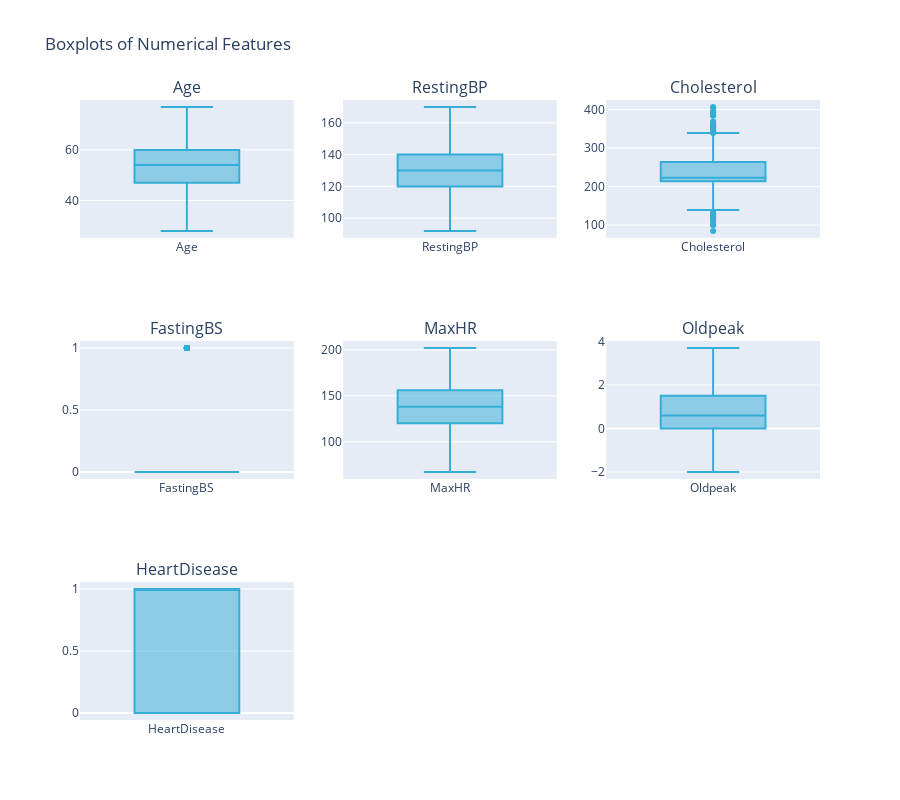

Notebook source saved alongside this figure:
### Markdown cell above
Using Plotly to boxplot to check outliers

### Code cell
# Select numerical columns
numerical_features = df.select_dtypes(include=[float, int]).columns

# Calculate skewness and kurtosis
# Skewness and Kurtosis for Numerical Features
results = []
for col in numerical_features:
    col_skewness = skew(df[col].dropna())  # Drop NaN values for calculation
    col_kurtosis = kurtosis(df[col].dropna())  # Drop NaN values for calculation
    results.append({'Feature': col, 'Skewness': col_skewness, 'Kurtosis': col_kurtosis})

# Create a DataFrame
result_df = pd.DataFrame(results)

# Custom palette colors
custom_palette = ['#35AED7'] 

# Visualize using Plotly boxplots
fig = make_subplots(rows=3, cols=3, subplot_titles=numerical_features)

for i, col in enumerate(numerical_features):
    fig.add_trace(
        go.Box(
            y=df[col],
            name=col,
            marker_color=custom_palette[0],
            text=df[col],
            hoverlabel=dict(
                font=dict(color='white')
            )
        ),
        row=i//3 + 1,
        col=i%3 + 1
    )

fig.update_layout(
    title_text='Boxplots of Numerical Features',
    height=800,
    showlegend=False
)

fig.show()
# Export the figure as an HTML file
pio.write_html(fig, file='Outputs/visuals/boxplots_numericals.html')

### Figure 1 — Plotly figure (JSON) as saved in the notebook; plotly's stock layout.template omitted (floating-point values rounded to 4 significant figures; data arrays with more than 128 entries replaced by an {"elided": "..."} marker saying what was removed)
{"data": [{"hoverlabel": {"font": {"color": "white"}}, "marker": {"color": "#35AED7"}, "name": "Age", "text": {"elided": "918 int values"}, "type": "box", "xaxis": "x", "y": {"elided": "918 int values"}, "yaxis": "y"}, {"hoverlabel": {"font": {"color": "white"}}, "marker": {"color": "#35AED7"}, "name": "RestingBP", "text": {"elided": "918 int values"}, "type": "box", "xaxis": "x2", "y": {"elided": "918 int values"}, "yaxis": "y2"}, {"hoverlabel": {"font": {"color": "white"}}, "marker": {"color": "#35AED7"}, "name": "Cholesterol", "text": {"elided": "918 int values"}, "type": "box", "xaxis": "x3", "y": {"elided": "918 int values"}, "yaxis": "y3"}, {"hoverlabel": {"font": {"color": "white"}}, "marker": {"color": "#35AED7"}, "name": "FastingBS", "text": {"elided": "918 int values"}, "type": "box", "xaxis": "x4", "y": {"elided": "918 int values"}, "yaxis": "y4"}, {"hoverlabel": {"font": {"color": "white"}}, "marker": {"color": "#35AED7"}, "name": "MaxHR", "text": {"elided": "918 int values"}, "type": "box", "xaxis": "x5", "y": {"elided": "918 int values"}, "yaxis": "y5"}, {"hoverlabel": {"font": {"color": "white"}}, "marker": {"color": "#35AED7"}, "name": "Oldpeak", "text": {"elided": "918 float values"}, "type": "box", "xaxis": "x6", "y": {"elided": "918 float values"}, "yaxis": "y6"}, {"hoverlabel": {"font": {"color": "white"}}, "marker": {"color": "#35AED7"}, "name": "HeartDisease", "text": {"elided": "918 int values"}, "type": "box", "xaxis": "x7", "y": {"elided": "918 int values"}, "yaxis": "y7"}], "layout": {"annotations": [{"font": {"size": 16}, "showarrow": false, "text": "Age", "x": 0.1444, "xanchor": "center", "xref": "paper", "y": 1, "yanchor": "bottom", "yref": "paper"}, {"font": {"size": 16}, "showarrow": false, "text": "RestingBP", "x": 0.5, "xanchor": "center", "xref": "paper", "y": 1, "yanchor": "bottom", "yref": "paper"}, {"font": {"size": 16}, "showarrow": false, "text": "Cholesterol", "x": 0.8556, "xanchor": "center", "xref": "paper", "y": 1, "yanchor": "bottom", "yref": "paper"}, {"font": {"size": 16}, "showarrow": false, "text": "FastingBS", "x": 0.1444, "xanchor": "center", "xref": "paper", "y": 0.6111, "yanchor": "bottom", "yref": "paper"}, {"font": {"size": 16}, "showarrow": false, "text": "MaxHR", "x": 0.5, "xanchor": "center", "xref": "paper", "y": 0.6111, "yanchor": "bottom", "yref": "paper"}, {"font": {"size": 16}, "showarrow": false, "text": "Oldpeak", "x": 0.8556, "xanchor": "center", "xref": "paper", "y": 0.6111, "yanchor": "bottom", "yref": "paper"}, {"font": {"size": 16}, "showarrow": false, "text": "HeartDisease", "x": 0.1444, "xanchor": "center", "xref": "paper", "y": 0.2222, "yanchor": "bottom", "yref": "paper"}], "height": 800, "showlegend": false, "title": {"text": "Boxplots of Numerical Features"}, "xaxis": {"anchor": "y", "domain": [0, 0.2889]}, "xaxis2": {"anchor": "y2", "domain": [0.3556, 0.6444]}, "xaxis3": {"anchor": "y3", "domain": [0.7111, 1]}, "xaxis4": {"anchor": "y4", "domain": [0, 0.2889]}, "xaxis5": {"anchor": "y5", "domain": [0.3556, 0.6444]}, "xaxis6": {"anchor": "y6", "domain": [0.7111, 1]}, "xaxis7": {"anchor": "y7", "domain": [0, 0.2889]}, "xaxis8": {"anchor": "y8", "domain": [0.3556, 0.6444]}, "xaxis9": {"anchor": "y9", "domain": [0.7111, 1]}, "yaxis": {"anchor": "x", "domain": [0.7778, 1]}, "yaxis2": {"anchor": "x2", "domain": [0.7778, 1]}, "yaxis3": {"anchor": "x3", "domain": [0.7778, 1]}, "yaxis4": {"anchor": "x4", "domain": [0.3889, 0.6111]}, "yaxis5": {"anchor": "x5", "domain": [0.3889, 0.6111]}, "yaxis6": {"anchor": "x6", "domain": [0.3889, 0.6111]}, "yaxis7": {"anchor": "x7", "domain": [0, 0.2222]}, "yaxis8": {"anchor": "x8", "domain": [0, 0.2222]}, "yaxis9": {"anchor": "x9", "domain": [0, 0.2222]}}}
